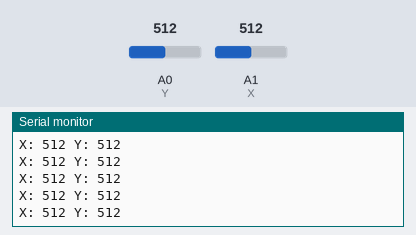
The sketch below on a simulated Arduino Uno, built with avr-gcc and run on an emulated ATmega328P. Parts: the last lines printed to the serial monitor. Inputs (shaded band) come from the test bench; at power-on: A0 (Y) = 512, A1 (X) = 512.

Above: at 1.2 s.
1.3 s: A0 (Y) set to 104
At 1.9 s:
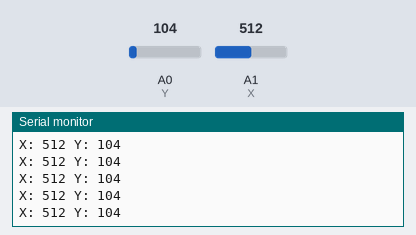
2.8 s: A0 (Y) set to 94
At 3.6 s:
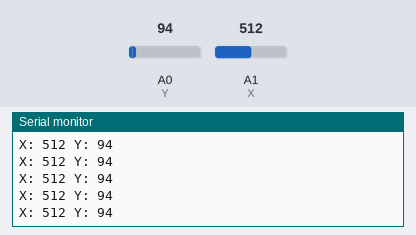
13.3 s: A1 (X) set to 989
At 13.9 s:
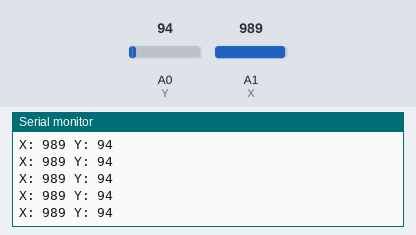
14.8 s: A1 (X) set to 1017
At 15.7 s:
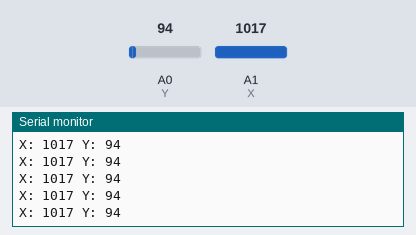
Timing chart, 0 to 17.3 s (numbered marks = the images above; inputs shaded):
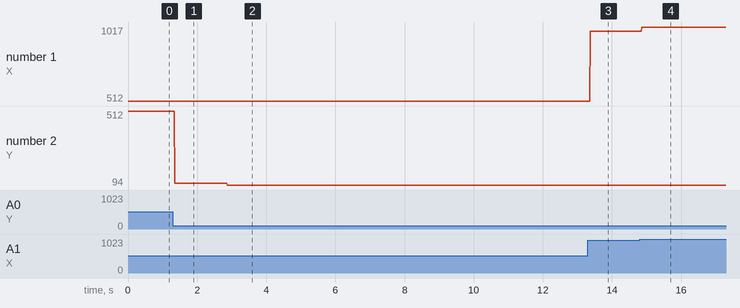

Measured:
- after the input at 1.3 s, the serial monitor: prints a new line after 0.06 s (image 1)
- after the input at 2.8 s, the serial monitor: prints a new line after 0.07 s (image 2)
- after the input at 13.3 s, the serial monitor: prints a new line after 0.07 s (image 3)
- after the input at 14.8 s, the serial monitor: prints a new line after 0.07 s (image 4)
- plotted number 1: 512 → 989 after the input at 13.3 s, 989 → 1017 after the input at 14.8 s
- plotted number 2: 512 → 104 after the input at 1.3 s, 104 → 94 after the input at 2.8 s

The sketch:

joystick.ino
```cpp
int X = A1;
int Y = A0;

void setup() {
  Serial.begin(9600);
}

void loop() {
  Serial.print("X: ");
  Serial.print(analogRead(X));
  Serial.print(" Y: ");
  Serial.println(analogRead(Y));
}
```
